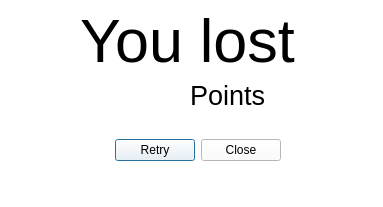
<?xml version="1.0" encoding="UTF-8"?>
<ui version="4.0">
 <class>EndOfGame</class>
 <widget class="QDialog" name="EndOfGame">
  <property name="geometry">
   <rect>
    <x>0</x>
    <y>0</y>
    <width>383</width>
    <height>207</height>
   </rect>
  </property>
  <property name="windowTitle">
   <string>Game Over</string>
  </property>
  <property name="styleSheet">
   <string notr="true">background:rgb(255, 255, 255)</string>
  </property>
  <widget class="QDialogButtonBox" name="buttonBox">
   <property name="geometry">
    <rect>
     <x>60</x>
     <y>130</y>
     <width>221</width>
     <height>41</height>
    </rect>
   </property>
   <property name="orientation">
    <enum>Qt::Horizontal</enum>
   </property>
   <property name="standardButtons">
    <set>QDialogButtonBox::Close|QDialogButtonBox::Retry</set>
   </property>
  </widget>
  <widget class="QLabel" name="lblResult">
   <property name="geometry">
    <rect>
     <x>80</x>
     <y>10</y>
     <width>231</width>
     <height>61</height>
    </rect>
   </property>
   <property name="font">
    <font>
     <pointsize>46</pointsize>
    </font>
   </property>
   <property name="text">
    <string>You lost</string>
   </property>
  </widget>
  <widget class="QLabel" name="lblPoints">
   <property name="geometry">
    <rect>
     <x>90</x>
     <y>80</y>
     <width>101</width>
     <height>31</height>
    </rect>
   </property>
   <property name="font">
    <font>
     <pointsize>20</pointsize>
    </font>
   </property>
   <property name="text">
    <string/>
   </property>
  </widget>
  <widget class="QLabel" name="lblPointLabel">
   <property name="geometry">
    <rect>
     <x>190</x>
     <y>80</y>
     <width>101</width>
     <height>31</height>
    </rect>
   </property>
   <property name="font">
    <font>
     <pointsize>20</pointsize>
    </font>
   </property>
   <property name="text">
    <string>Points</string>
   </property>
  </widget>
 </widget>
 <resources/>
 <connections>
  <connection>
   <sender>buttonBox</sender>
   <signal>accepted()</signal>
   <receiver>EndOfGame</receiver>
   <slot>accept()</slot>
   <hints>
    <hint type="sourcelabel">
     <x>248</x>
     <y>254</y>
    </hint>
    <hint type="destinationlabel">
     <x>157</x>
     <y>274</y>
    </hint>
   </hints>
  </connection>
  <connection>
   <sender>buttonBox</sender>
   <signal>rejected()</signal>
   <receiver>EndOfGame</receiver>
   <slot>reject()</slot>
   <hints>
    <hint type="sourcelabel">
     <x>316</x>
     <y>260</y>
    </hint>
    <hint type="destinationlabel">
     <x>286</x>
     <y>274</y>
    </hint>
   </hints>
  </connection>
 </connections>
</ui>
